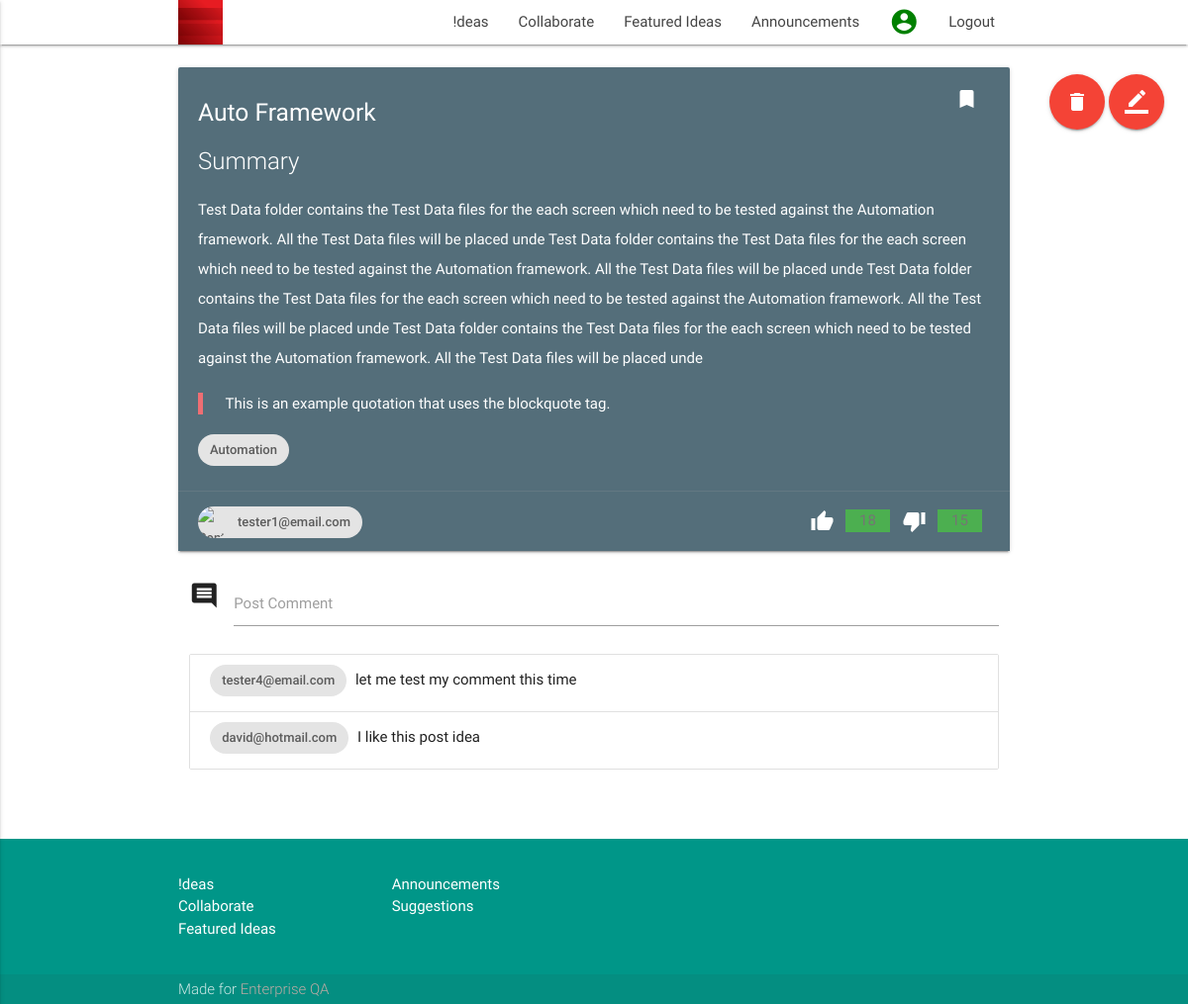
The page /ideas/details/1 on the database its author committed.
### database.py (models this page shows)
class Ideas(Base):
    __tablename__ = 'ideas'
    id = Column(Integer, primary_key=True)
    title = Column(String(150), nullable=False)
    summary = Column(String(2000), nullable=False)
    tags = Column(String(30), nullable=True)
    filename = Column(String(50), nullable=True)
    filePath = Column(String(100), nullable=True)
    user_id = Column(Integer, ForeignKey(User.id))
    isActive = Column(Boolean, default=True)
    usability = Column(Boolean, default=False)
    createdDate = Column(DateTime(timezone=True), server_default=func.now())
    updatedDate = Column(DateTime(timezone=True), onupdate=func.now())
    user = relationship(User)
    '''@property
    def serialize(self):
    """Return object data in easily serializeable format"""
    return {
        'id': self.id,
        'title': self.title,
        'summary': self.summary,
    }'''

class User(Base):
    __tablename__ = 'users'
    id = Column(Integer, primary_key=True)
    name = Column(String(100), nullable=False)
    email = Column(String(100), unique=True, nullable=False)
    password = Column(String(20), nullable=False)
    isActive = Column(Boolean, default=True)
    role_id = Column(Integer, ForeignKey(Role.id))
    role = relationship(Role)
    '''@property
    def serialize(self):
        """Return object data in easily serializeable format"""
        return {
            'id': self.id,
            'name': self.name,
            'email': self.email,
        }'''

class Comments(Base):
    __tablename__ = 'comments'
    id = Column(Integer, primary_key=True)
    idea_id = Column(Integer, ForeignKey(Ideas.id))
    comment = Column(String(200), nullable=False)
    isActive = Column(Boolean, default=True)
    createdBy = Column(Integer, ForeignKey(User.id))
    createdDate = Column(DateTime(timezone=True), server_default=func.now())
    updatedDate = Column(DateTime(timezone=True), onupdate=func.now())
    user = relationship("User", foreign_keys=[createdBy])
    idea = relationship("Ideas", foreign_keys=[idea_id])

### app.py (the view)
@app.route('/ideas/details/<int:idea_id>')
def ideaDetails(idea_id):
    try:
        details = dbsession.query(Ideas).filter(Ideas.id == idea_id).one()
        comment = dbsession.query(Comments).filter(Comments.idea_id == idea_id).all()
        like = dbsession.query(Likes).filter(and_(Likes.idea_id == idea_id, Likes.like == True)).count()
        dislike = dbsession.query(Likes).filter(and_(Likes.idea_id == idea_id, Likes.like == False)).count()
        return render_template('ideas/ideaDetails.html', detail=details, comments=comment, likes=like, dislikes=dislike)
    except NoResultFound:
        flash('No ideas found with this Title/ID!')
        return redirect(url_for('ideas'), code=302)

### templates/ideas/ideaDetails.html (shortened to what this page needs)
{% extends "layout.html" %}
{% block content %}
<div class="container">
    <div class="section">
      <div class="row ">
        <div class="col s12 m12 l12">
          <div class="card blue-grey darken-1">
            <div class="card-content white-text">
		<a class="badge" href="#" id="watchIt" style="margin-right: 1px; color: #ffffff;"><i class="material-icons prefix">bookmark</i></a>
                {%  if detail: %}
				<h5>{{ detail.title }}</h5>
				<h5 class="card-title">Summary</h5>
					<p>
						{{ detail.summary }}
						{{ detail.summary }}
						{{ detail.summary }}
						{{ detail.summary }}
					</p>
				<blockquote>
					This is an example quotation that uses the blockquote tag.
				</blockquote>
				<div class="chip">
					{{ detail.tags }}
				</div>
		  	</div>
			<div class="card-action" style="padding:10px 20px 50px 20px;">
				<div class="container col s6" style="padding:5px 0px 0px 0px;">
					<div class="chip">
						<img src="http://materializecss.com/images/yuna.jpg" alt="Contact Person">
							{{ detail.user.email }}
					</div>
				</div>
				<div class="container col s6" style="padding: 8px">
					<span class="badge green" id="dresult">{{dislikes}}</span>
					<a class="badge" href="#" id="dislike" style="margin-right: 1px; color: #ffffff;"><i class="material-icons prefix">thumb_down</i></a>
					<span class="badge green" id="result">{{likes}}</span>
					<a class="badge" href="#" id="like" style="margin-right: 1px; color: #ffffff;"><i class="material-icons prefix">thumb_up</i></a>
                </div>
            </div>
			    {% endif %}
			<div class="fixed-action-btn" style="top: 60px; right: 24px;">
				<a class="btn-floating btn-large waves-effect waves-light red modal-trigger" href="{{ url_for('deleteIdea', idea_id=detail.id) }}"><i class="material-icons">delete</i></a>
				<a class="btn-floating btn-large waves-effect waves-light red modal-trigger" href="{{ url_for('editIdea', idea_id=detail.id) }}"><i class="material-icons">border_color</i></a>
			</div>
		  </div>
		  <div class="input-field col s12">
              <form action="/ideas/comments" method="POST">
                <i class="material-icons prefix">comment</i>
                <input type="text" name="comment" type="submit" id="autocomplete-input" class="autocomplete">
                <label for="autocomplete-input">Post Comment</label>
              </form>
		  </div>
		  {%  if comments: %}
		  <div class="col s12 m12 l12">
          	<ul class="collection">
				{% for comment in comments %}
		      		<li class="collection-item">
                  		<div class="chip">
                    		{{comment.user.email}}
          	      		</div>
                  		{{comment.comment}}
              		</li>
		  		{% endfor %}
        	</ul>
		  </div>
		  {% endif %}
        </div>
      </div>
    </div>
</div>
{% endblock %}

### static/css/style.css (style rules this page uses)
p { line-height: 2rem; }

### templates/layout.html (style rules this page uses)
body { display: flex; min-height: 100vh; flex-direction: column; }

### rows shown on the page
Ideas: title "Auto Framework", summary "Test Data folder contains the Test Data files for the each screen which need to be tested against the Automation framework. All the Test Data files will be placed unde", tags "Automation"
User: user.email "tester1@email.com"
Comments: user.email "tester4@email.com", comment "let me test my comment this time"
Comments: user.email "david@hotmail.com", comment "I like this post idea"
